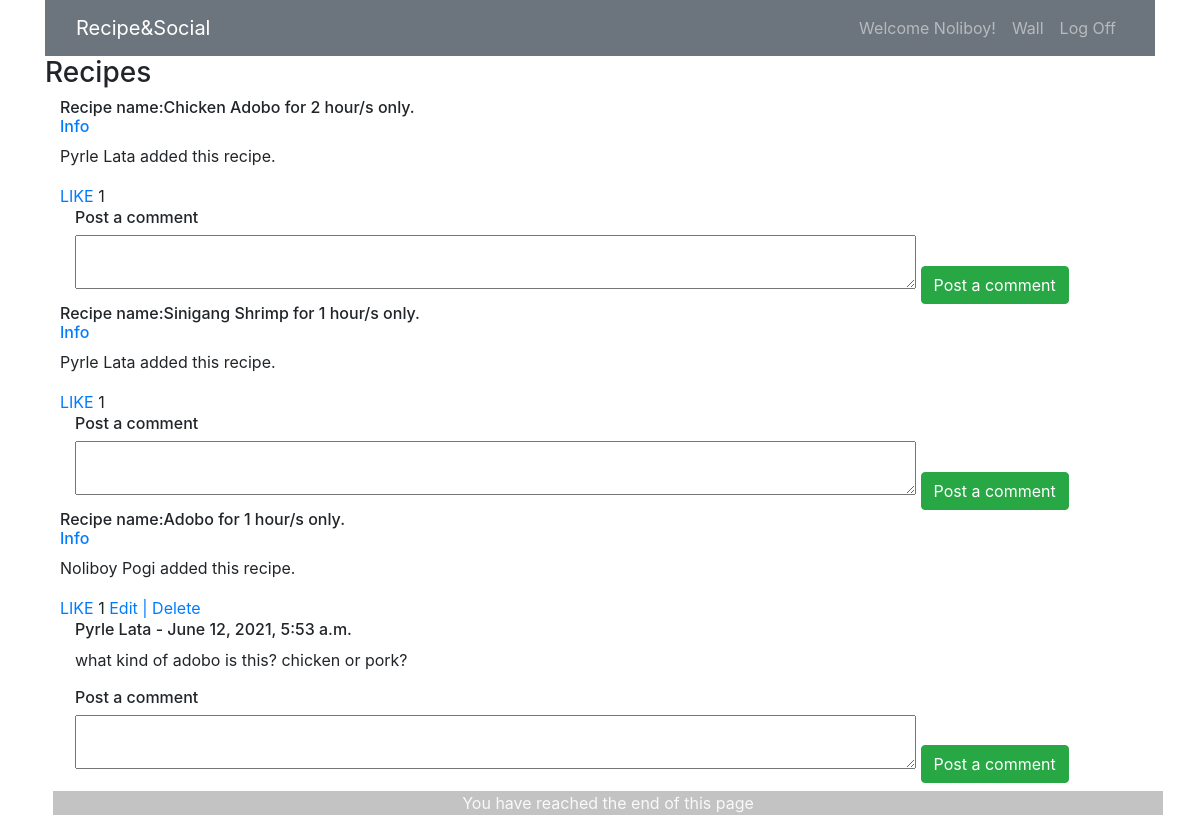
Screenshot of /recipes/wall (signed in) with the database file from the repository.
### recipeandsocial_app/models.py (models this page shows, shortened)
class User(models.Model):
  first_name = models.CharField(max_length=45)
  last_name = models.CharField(max_length=45)
  email = models.EmailField(unique=True)
  password = models.CharField(max_length=255)
  created_at = models.DateTimeField(auto_now_add=True, null=True)
  updated_at = models.DateTimeField(auto_now=True, null=True)
  objects = UserManager()

class Recipe(models.Model):
  recipe_name = models.CharField(max_length=255)
  ingredients = models.CharField(max_length=255)
  cooking_instruction = models.TextField(max_length=2000)
  desc = models.TextField()
  duration = models.IntegerField()
  user = models.ForeignKey(User, related_name="recipes", on_delete=models.CASCADE)
  created_at = models.DateTimeField(auto_now_add=True, null=True)
  updated_at = models.DateTimeField(auto_now=True, null=True)
  likes = models.ManyToManyField(User, related_name="likes")
  objects = RecipeManager()

class Comment(models.Model):
  text = models.CharField(max_length=280)
  user = models.ForeignKey(User, related_name="comment", on_delete=models.CASCADE)
  recipe = models.ForeignKey(Recipe, related_name="comments", on_delete=models.CASCADE)
  created_at = models.DateTimeField(auto_now_add=True, null=True)
  updated_at = models.DateTimeField(auto_now=True, null=True)

### recipeandsocial_app/views.py (the view)
# urls.py: path('recipes/wall', views.recipe_wall),
def recipe_wall(request):
    user = User.objects.get(id=request.session['user_id'])
    recipes = Recipe.objects.all()
    context = {
        "user": user,
        "recipes": recipes,
    }
    return render(request, 'recipe_feed.html', context)

### recipeandsocial_app/templates/recipe_feed.html (shortened to what this page needs)
<!DOCTYPE html>
<html lang="en">
<head>
    <link rel="stylesheet" href="https://maxcdn.bootstrapcdn.com/bootstrap/4.0.0/css/bootstrap.min.css"
>
</head>
<body>
  <div class="container mx-auto">
    <nav class="navbar navbar-expand-sm bg-secondary navbar-dark">
      <div class="col-sm-4 col-md-4">
          <a class="navbar-brand" href="/recipes">Recipe&Social</a>
      </div>
      <div class="col">
          <ul class="navbar-nav float-sm-right">
            <li class="nav-item">
              <a class="nav-link" href="#"> Welcome {{ user.first_name }}!</a>
            </li>
            <li class="nav-item">
                <a class="nav-link" href="/recipes/wall">Wall</a>
            </li>
            <li class="nav-item">
                <a class="nav-link" href="/logout">Log Off</a>
            </li>
          </ul>
      </div>
    </nav>
    <h3>Recipes</h3>
    {% for recipe in recipes %}
    <div class="container-fluid">
        <h6>Recipe name:{{ recipe.recipe_name }} for {{ recipe.duration }} hour/s only.<br><a href="/recipes/{{ recipe.id }}">Info</a>  </h6>
            <p action=>{{ recipe.user.first_name }} {{ recipe.user.last_name }} added this recipe.</p>
        <span><a href="/add-like/{{ recipe.id }}">LIKE</a></span>
        <span>{{ recipe.likes.count }}</span>
        {% if request.session.user_id == recipe.user.id %}
        <span><a href="/recipes/{{ recipe.id }}/edit">Edit | </a></span>
        <span><a href="/recipes/{{ recipe.id }}/destroy">Delete</a></span>
        {% endif %}
        {% for comment in recipe.comments.all %}
        <div class="container-fluid">
          <h6>{{ comment.user.first_name }} {{ comment.user.last_name }} - {{ comment.created_at }}</h6>
          <p>
            {{comment.text}}
          </p>
        </div>
        {% endfor %}
        <div class="container-fluid">
          <h6>Post a comment</h6>
          <form action="/add-comment" method="post">
            <textarea name="comment_text" id="" cols="80" rows="2"></textarea>
            <button class="btn btn-success">Post a comment</button>
          </form>
        </div>
    </div>
    {% endfor %}
    <div class="container-fluid text-center text-light m-2" style= "background-color:rgb(195 195 195);">You have reached the end of this page</div>
  </div>
</body>
</html>

### rows the page displays
User: first_name "Noliboy"
Recipe: recipe_name "Chicken Adobo", duration "2", user.first_name "Pyrle", user.last_name "Lata", likes.count "1"
Recipe: recipe_name "Sinigang Shrimp", duration "1", user.first_name "Pyrle", user.last_name "Lata", likes.count "1"
Recipe: recipe_name "Adobo", duration "1", user.first_name "Noliboy", user.last_name "Pogi", likes.count "1"
Comment: user.first_name "Pyrle", user.last_name "Lata", created_at "June 12, 2021, 5:53 a.m.", text "what kind of adobo is this? chicken or pork?"
